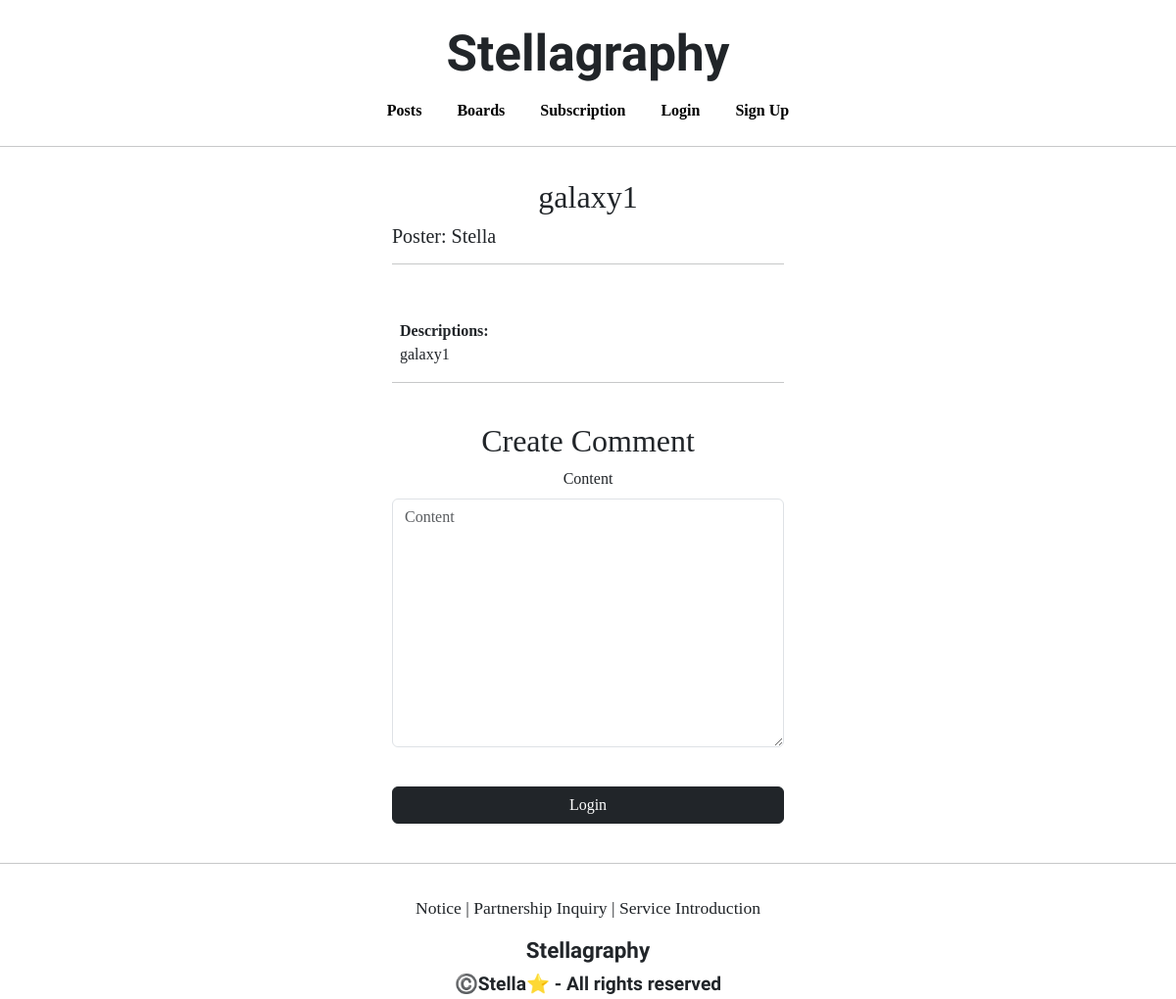
/articles/detail/12, run on an earlier commit of the app's database.
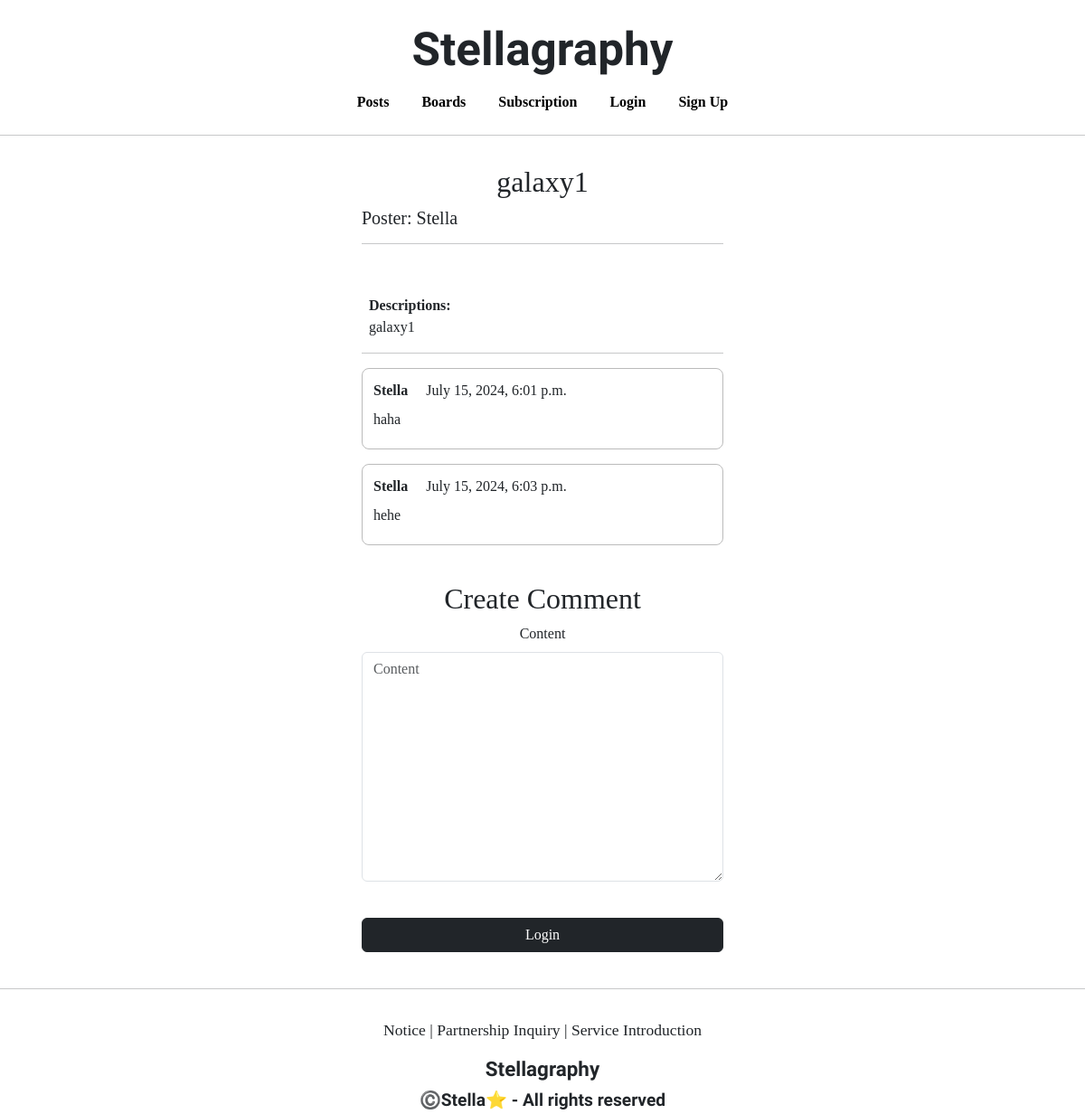
And on a later commit of the database.
### articleapp/models.py (models this page shows)
class Article(models.Model):
    writer = models.ForeignKey(User, on_delete=models.SET_NULL, related_name='article', null=True)
    project = models.ForeignKey(Project, on_delete=models.SET_NULL, related_name='article', null=True)
    title = models.CharField(max_length=200, null=True)
    image = models.ImageField(upload_to='article/', null=False)
    content = models.TextField(null=True)
    created_at = models.DateField(auto_now_add=True, null=True)

### profileapp/models.py (models this page shows)
class Profile(models.Model):
    user = models.OneToOneField(User, on_delete=models.CASCADE, related_name='profile')
    image = models.ImageField(upload_to='profile/', null=True)
    nickname = models.CharField(max_length=20, unique=True, null=True)
    message = models.CharField(max_length=100, null=True)

### commentapp/models.py (models this page shows)
class Comment(models.Model):
    article = models.ForeignKey(Article, on_delete=models.SET_NULL, null=True, related_name='comment')
    writer = models.ForeignKey(User, on_delete=models.SET_NULL, null=True, related_name='comment')
    content = models.TextField(null=False)
    created_at = models.DateTimeField(auto_now=True)

### articleapp/views.py (the view)
# urls.py: path('detail/<int:pk>', ArticleDetailView.as_view(), name='detail'),
class ArticleDetailView(DetailView, FormMixin):
    model = Article
    form_class = CommentCreationForm
    context_object_name = 'target_article'
    template_name = 'articleapp/detail.html'

### commentapp/forms.py
class CommentCreationForm(ModelForm):
    class Meta:
        model = Comment
        fields = ['content']

### articleapp/templates/articleapp/detail.html (shortened to what this page needs)
{% extends 'base.html' %}
{% block content %}
    <div>
        <div style="text-align: center; max-width: 400px; margin: 2rem auto; ">
            <h2>
                {{target_article.title}}
            </h2>
            <h5 style="text-align: left;">
                Poster: {{target_article.writer.profile.nickname}}
            </h5>
            <hr>
            <div class="text-start" style="margin: 1rem 0.5rem;">
                <strong>Descriptions:</strong>
                <div>{{ target_article.content | safe }}</div>
            </div>
            <hr>
            {% for comment in target_article.comment.all %}
                {% include 'commentapp/detail.html' with comment=comment %}
            {% endfor %}
            {% include 'commentapp/create.html' with article=target_article %}
        </div>
    </div>
{% endblock %}

### templates/base.html
<!DOCTYPE html>
<html lang="en">
{% include 'head.html' %}
<body style="font-family: 'NanumSquareR';">
    {% include 'header.html' %}
    <hr>
    {% block content %}
    {% endblock %}
    <hr>
    {% include 'footer.html' %}
</body>
</html>

### templates/head.html (shortened to what this page needs)
{% load static %}
<head>
    <link href="https://cdn.jsdelivr.net/npm/bootstrap@5.3.3/dist/css/bootstrap.min.css" rel="stylesheet">
    <link rel="stylesheet" type="text/css" href="{% static 'base.css' %}">
</head>

### templates/header.html (shortened to what this page needs)
    <div class="stellagraphy_header">
        <div>
            <h1 class="stellagraphy_logo_header">Stellagraphy</h1>
        </div>
        <div class="stellagraphy_header_navbar">
            <a href="{% url 'articleapp:list' %}" class="stellagraphy_header_nav">
                <span>Posts</span>
            </a>
            <a href="{% url 'projectapp:list' %}" class="stellagraphy_header_nav">
                <span>Boards</span>
            </a>
            <a href="{% url 'subscribeapp:list' %}" class="stellagraphy_header_nav">
                <span>Subscription</span>
            </a>
            {% if not user.is_authenticated %}
            <a href="{% url 'accountapp:login' %}?next={{ request.path }}" class="stellagraphy_header_nav">
                <span>Login</span>
            </a>
            <a href="{% url 'accountapp:create' %}" class="stellagraphy_header_nav">
                <span> Sign Up</span>
            </a>
            {% endif %}
        </div>
    </div>

### commentapp/templates/commentapp/detail.html (shortened to what this page needs)
<div style="border: 1px solid; text-align: left; padding: 3%; margin: 1rem 0; border-radius: 0.5rem;
            border-color: #bbb;">
    <div>
        <strong>
            {{ comment.writer.profile.nickname }}
        </strong>
        {{ comment.created_at }}
    </div>
    <div style="margin: 0.5rem 0;">
        {{ comment.content }}
    </div>
</div>

### commentapp/templates/commentapp/create.html (shortened to what this page needs)
{% load bootstrap4 %}
{% block content %}
    <div style="text-align: center; max-width: 500px; margin: 2.5rem auto">
        <div class="mb-2">
            <h2>Create Comment</h2>
        </div>
        <form action="{% url 'commentapp:create' %}" method="post">
            {% bootstrap_form form %}
            {% if user.is_authenticated %}
            <input type="submit" class="btn btn-dark square-pill col-12 mt-4">
            {% else %}
            <a href="{% url 'accountapp:login' %}?next={{ request.path }}"
               class="btn btn-dark square-pill col-12 mt-4">
                Login
            </a>
            {% endif %}
        </form>
    </div>
{% endblock %}

### templates/footer.html
    <div class="stellagraphy_footer">
        <div class="stellagraphy_footer_button" >
            <span>Notice    |</span>
            <span>Partnership Inquiry     |</span>
            <span>Service Introduction</span>
        </div>
        <div style="margin-top: 1rem;">
            <h6 class="stellagraphy_logo_footer">Stellagraphy</h6>
        </div>
        <div class="stellagraphy_right_footer">©️Stella⭐ - All rights reserved</div>
    </div>

### static/base.css (style rules this page uses)
.stellagraphy_logo_header { font-family: 'Sedan', serif; font-weight: bold; font-size: 3.2rem; }
.stellagraphy_header { text-align: center; margin: 1.5rem 0; }
.stellagraphy_header_navbar { margin: 1rem 0; }
.stellagraphy_header_nav { margin: 0 1rem; display: inline-block; font-weight: bold; }
.stellagraphy_logo_footer { font-family: 'Sedan', serif; font-weight: bold; font-size: 1.4rem; }
.stellagraphy_footer_button { font-size: 1.1rem; }
.stellagraphy_footer { text-align: center; margin-top: 2rem; }
.stellagraphy_right_footer { font-family: 'Sedan', serif; font-weight: bold; font-size: 1.2rem; }
a { color: black; text-decoration: none; }

What changed in the data, as far as the page shows it:
added Comment: writer.profile.nickname "Stella", created_at "July 15, 2024, 6:01 p.m.", content "haha"
added Comment: writer.profile.nickname "Stella", created_at "July 15, 2024, 6:03 p.m.", content "hehe"
